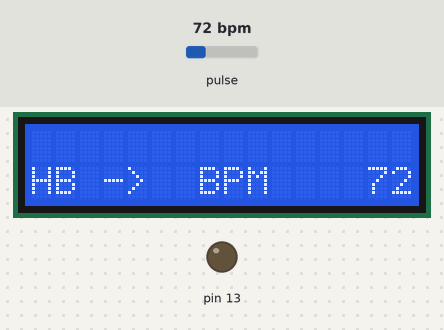
The sketch below on a simulated Arduino Uno, built with avr-gcc and run on an emulated ATmega328P. Shown: 16×2 character LCD, output pins drawn as LEDs (lit = HIGH). Dashed ring = blinking. Inputs (shaded band) come from the test bench; at power-on: pulse 72 bpm. What the sketch prints to the serial monitor is not drawn.

Above: at 1.4 s.
1.5 s: pulse set to 42 bpm
At 3.3 s:
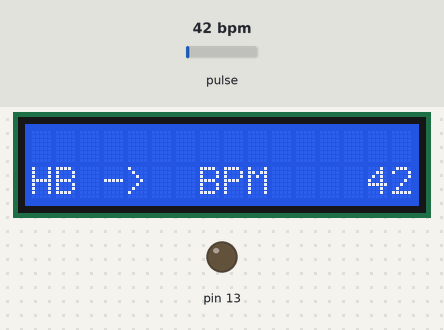
3.9 s: pulse set to 100 bpm
At 4.42 s:
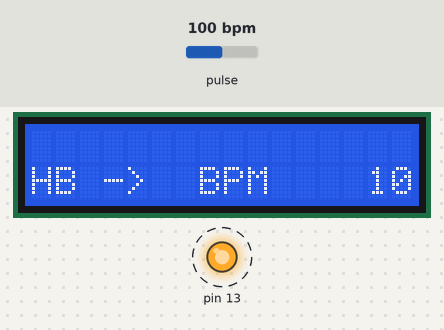
5.8 s: pulse set to 130 bpm
At 6.09 s:
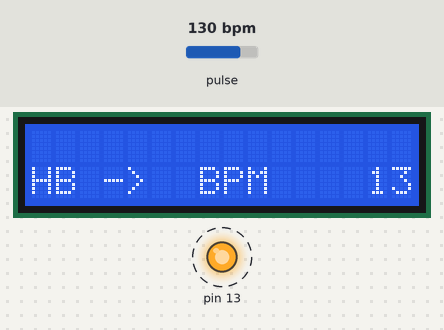
Timing chart, 0 to 13.4 s (numbered marks = the images above; inputs shaded):
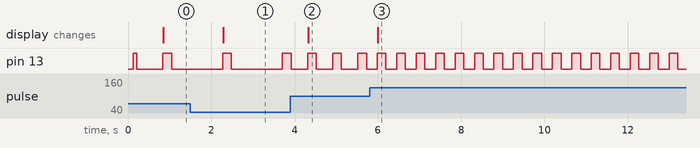

The sketch:

TEST321.ino
```cpp
#define USE_ARDUINO_INTERRUPTS true    // Set-up low-level interrupts for most acurate BPM math.
#include <PulseSensorPlayground.h>     // Includes the PulseSensorPlayground Library.
#include <Wire.h>
#include <LiquidCrystal_I2C.h>
const int PulseWire = 0;       // PulseSensor PURPLE WIRE connected to ANALOG PIN 0
const int LED13 = 13;          // The on-board Arduino LED, close to PIN 13.
int Threshold = 550;           // Determine which Signal to "count as a beat" and which to ignore.
                               // Use the "Gettting Started Project" to fine-tune Threshold Value beyond default setting.
                               // Otherwise leave the default "550" value.

PulseSensorPlayground pulseSensor;  // Creates an instance of the PulseSensorPlayground object called "pulseSensor"
LiquidCrystal_I2C lcd(0x3f,16,2);  // set the LCD address to 0x3f for a 16 chars and 2 line display


void setup() {

  Serial.begin(9600);          // For Serial Monitor

 lcd.init();                      // initialize the lcd
  lcd.init();
  // Print characters on LCD.
  lcd.backlight();

  // Configure the PulseSensor object, by assigning our variables to it.
  pulseSensor.analogInput(PulseWire);
  pulseSensor.blinkOnPulse(LED13);       //auto-magically blink Arduino's LED with heartbeat.
  pulseSensor.setThreshold(Threshold);

  // Double-check the "pulseSensor" object was created and "began" seeing a signal.
   if (pulseSensor.begin()) {
    Serial.println("We created a pulseSensor Object !");  //This prints one time at Arduino power-up,  or on Arduino reset.
  }
}


void loop() {

 int myBPM = pulseSensor.getBeatsPerMinute();  // Calls function on our pulseSensor object that returns BPM as an "int".
                                               // "myBPM" hold this BPM value now.

if (pulseSensor.sawStartOfBeat()) {            // Constantly test to see if "a beat happened".
 Serial.println("♥  A HeartBeat Happened ! "); // If test is "true", print a message "a heartbeat happened".
 Serial.print("BPM: ");                        // Print phrase "BPM: "
 Serial.println(myBPM);       // Print the value inside of myBPM.

  lcd.setCursor(0, 1);
  lcd.print("HB -> ");
  lcd.setCursor(14, 1);
  lcd.print(myBPM);
  lcd.setCursor(7, 1);
  lcd.print("BPM");
}

  delay(10);                    // considered best practice in a simple sketch.

}
```

Measured:
- after the input at 1.5 s, the display: changes after 0.79 s (image 1)
- after the input at 3.9 s, the display: changes after 0.43 s (image 2)
- after the input at 5.8 s, the display: changes after 0.19 s (image 3)
- by itself, pin 13: alternates HIGH for 0.21 s and LOW for 0.26 s
